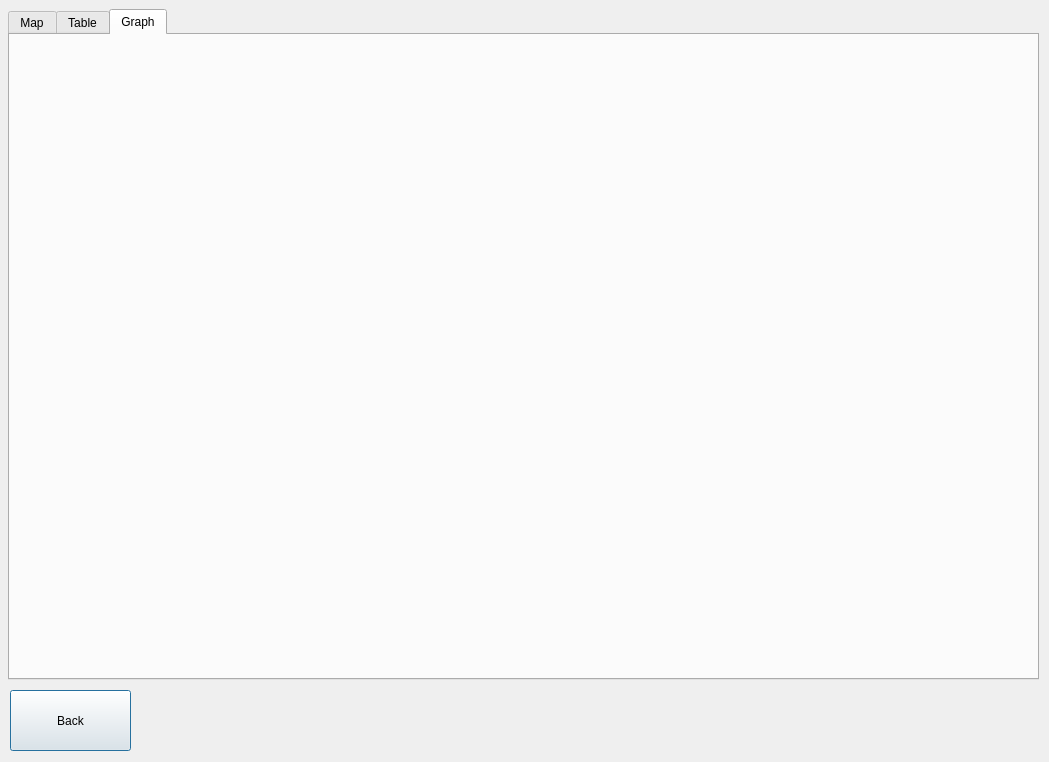
<?xml version="1.0" encoding="UTF-8"?>
<ui version="4.0">
 <class>MapRecap</class>
 <widget class="QDialog" name="MapRecap">
  <property name="geometry">
   <rect>
    <x>0</x>
    <y>0</y>
    <width>1049</width>
    <height>762</height>
   </rect>
  </property>
  <property name="windowTitle">
   <string>Dialog</string>
  </property>
  <property name="modal">
   <bool>false</bool>
  </property>
  <widget class="QTabWidget" name="tabWidget">
   <property name="geometry">
    <rect>
     <x>8</x>
     <y>9</y>
     <width>1031</width>
     <height>671</height>
    </rect>
   </property>
   <property name="sizePolicy">
    <sizepolicy hsizetype="Maximum" vsizetype="Maximum">
     <horstretch>0</horstretch>
     <verstretch>0</verstretch>
    </sizepolicy>
   </property>
   <property name="minimumSize">
    <size>
     <width>120</width>
     <height>0</height>
    </size>
   </property>
   <property name="currentIndex">
    <number>2</number>
   </property>
   <widget class="QWidget" name="tab">
    <attribute name="title">
     <string>Map</string>
    </attribute>
    <widget class="QWidget" name="widget" native="true">
     <property name="geometry">
      <rect>
       <x>0</x>
       <y>0</y>
       <width>1021</width>
       <height>641</height>
      </rect>
     </property>
     <property name="sizePolicy">
      <sizepolicy hsizetype="Maximum" vsizetype="Maximum">
       <horstretch>0</horstretch>
       <verstretch>0</verstretch>
      </sizepolicy>
     </property>
    </widget>
   </widget>
   <widget class="QWidget" name="tab_2">
    <attribute name="title">
     <string>Table</string>
    </attribute>
    <widget class="QTableView" name="tableView">
     <property name="geometry">
      <rect>
       <x>0</x>
       <y>0</y>
       <width>1001</width>
       <height>661</height>
      </rect>
     </property>
    </widget>
   </widget>
   <widget class="QWidget" name="tab_3">
    <attribute name="title">
     <string>Graph</string>
    </attribute>
   </widget>
  </widget>
  <widget class="QPushButton" name="backButton">
   <property name="geometry">
    <rect>
     <x>10</x>
     <y>690</y>
     <width>121</width>
     <height>61</height>
    </rect>
   </property>
   <property name="text">
    <string>Back</string>
   </property>
  </widget>
 </widget>
 <resources/>
 <connections/>
</ui>
